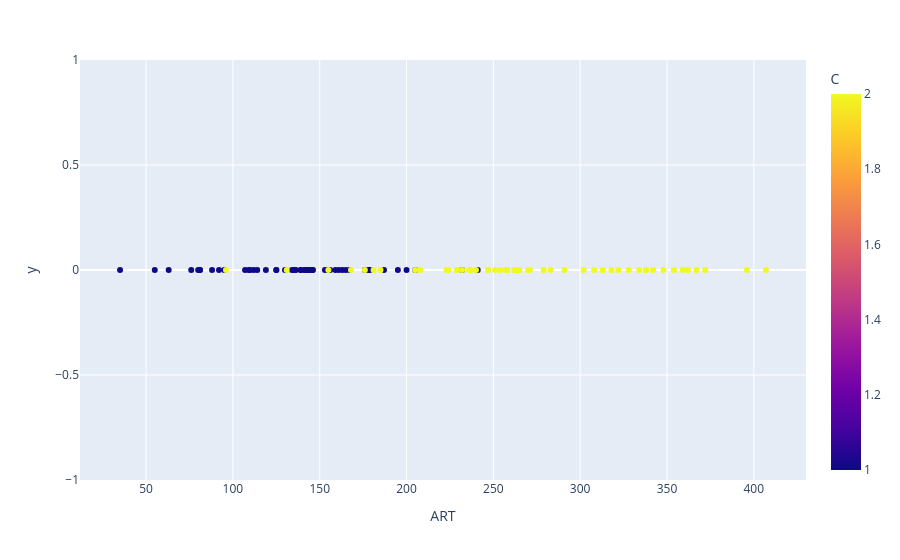
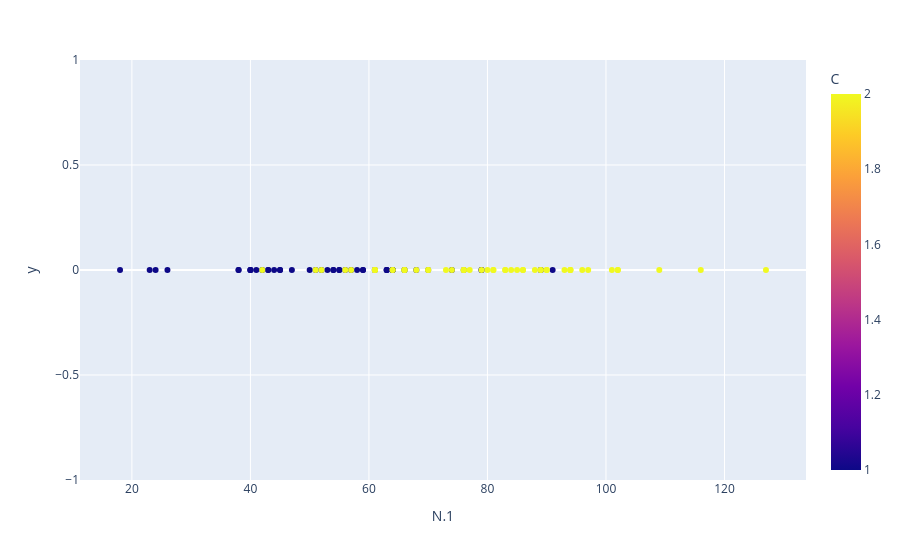
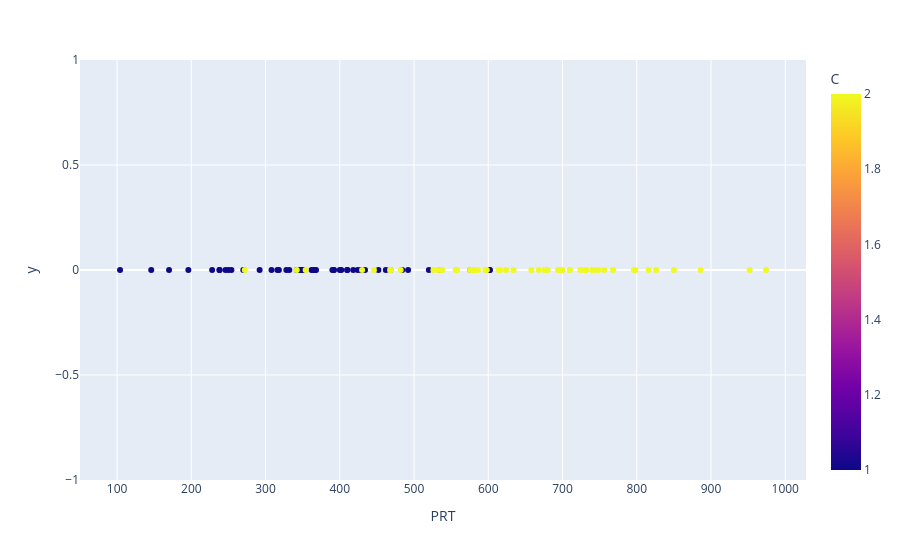
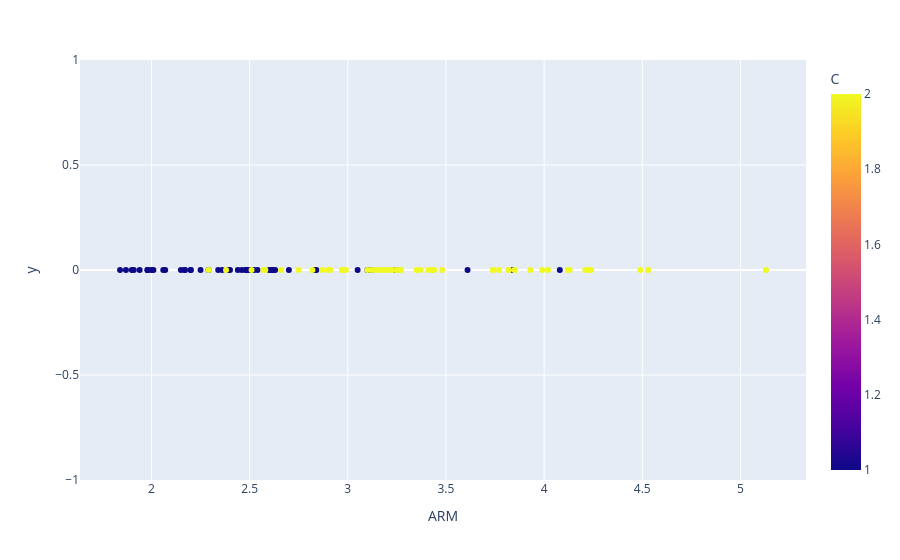

The cell these charts' notebook holds for them, in order:
### Markdown cell above
2. Consider the Cork Stoppers Data Set first two classes. Use the ROC
curve approach to rank the features. Rank the features and compare it
with the raking by performed by Kruskal-Wallis.

### Code cell
## for each feature compute various threshold values for 2 classess. Claculate the TP, TN, FP, FN and correspondig 1 - specificity (SP) and 
# sensibility (SS) for each threshold value and calculate the AUC from the ROC curve obtained by 1 - SP over SS
import pandas as pd
import plotly.express as px


folder = "D:/UC.library/Mestrado/1_ANO/2_semestre/RP/PL/data_sets/"

Corck = pd.read_excel(folder + "CORK_STOPPERS.XLS", sheet_name="Data")
# Corck.dropna()
Corck = Corck[Corck["C"].isin([1, 2])]
Corck.describe()


# Super = df.loc[df["C"] == "Super", i].values

# arm1 = Corck.loc[Corck["C"] == "1", "ARM"].values
# arm2 = Corck.loc[Corck["C"] == "2", "ARM"].values
# c = Corck.loc[Corck["C"] != "3", "C"].values

for x in features:
    px.scatter(Corck, x = x, y = np.zeros(np.shape(Corck)[0]), color = "C").show()
